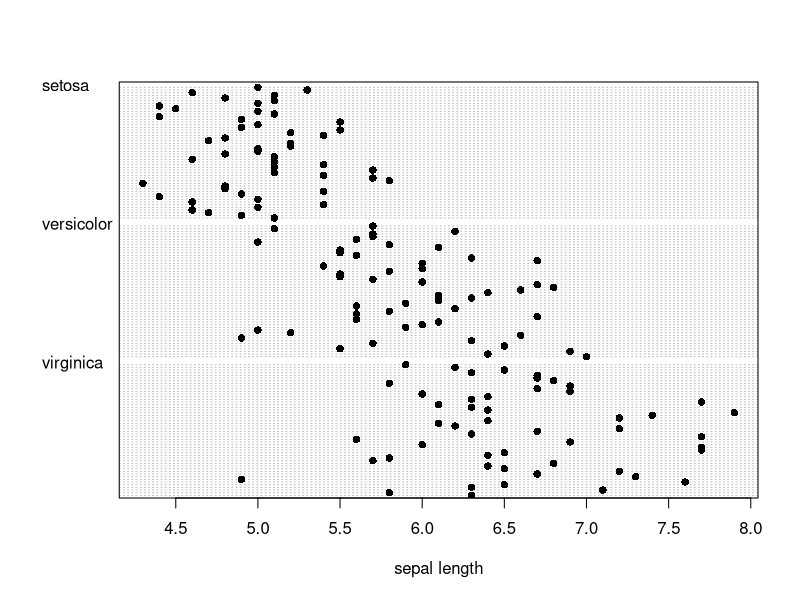
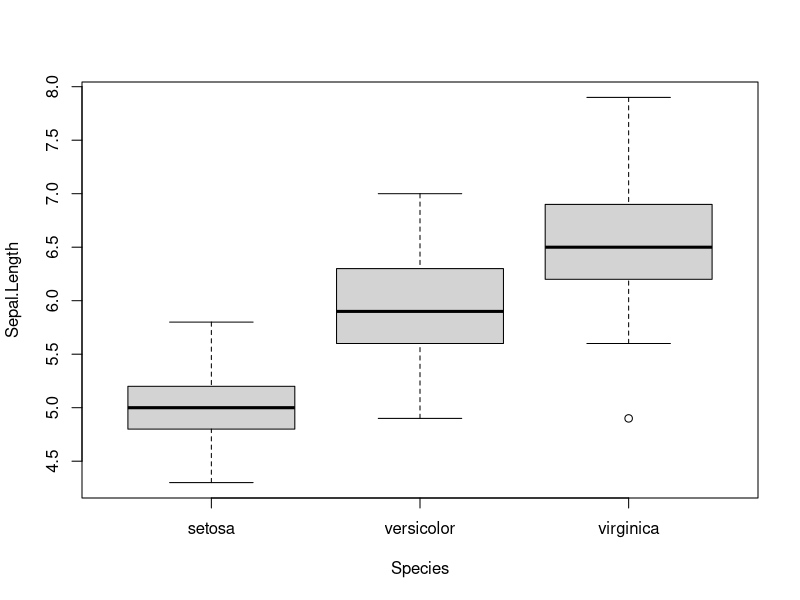
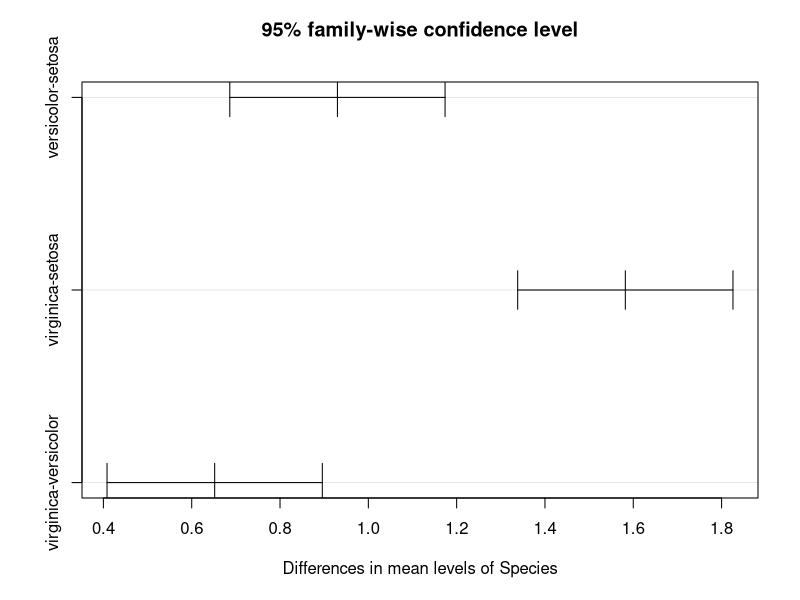

Write the R code that produced these figures, in order.
##Comparing means with F-test  ANOVA, TUKeYS HSD


#P-value: probability of Null Hypothesis true or false
##statisticaly signinficant : Resultant P-value < 5% level --> reject H0

#if p value is lower than 5% 0.05 then H1 is true
#(there is a difference, but not sure in a +ve direction or -ve one)

#But if p-value is high we can not say means doest match

library(datasets)
# Load data
data(iris)
head(iris)
levels(iris$Species)
## dot chart
dotchart(iris$Sepal.Length, groups =iris$Species, xlab = "sepal length", pch=16 )
## box plot
boxplot(Sepal.Length ~ Species, data = iris)

#Test for equality of means
#H0: All means are equal for all categories
#H1: At least one pair of means are not equal

?oneway.test
#Conduct one-way ANOVA
oneway.test(Sepal.Length ~ Species, data = iris, var.equal = TRUE)
#Having a low p-value means we can reject H0


## compute the t statistic for each pair of categories
?aov
fit <- aov(Sepal.Length ~ Species, data = iris)
fit
summary(fit)
fit$coefficients
fit$residuals
#Sum sq : Sum of square is the sum of all varriances 
#Mean sq : Mean square is the SumSq/2 also called pooled variance
MSE <- summary(fit)[[1]][2,3] # Extract the MSE (Mean Square Error)
MSE

#Post Hoc Comparison

# As the sample size is large, we can instead use the F distribution
# approximation,
fit <- aov(Sepal.Length ~ Species, data = iris)
TukeyHSD(fit)
#and the Studentized Range Distribution to approximate the distribution
#of maximum t values from all pairs of categories.




#Plotting Differences
plot(TukeyHSD(fit))


detach("package:datasets", unload = TRUE)
rm(list = ls())  
